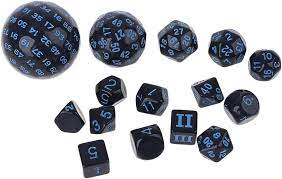
#> input picture Estudo-opencv/imagens/1.jpg, 282 x 179 px, found by its file name
$ python identificar.py   (older library calls are emulated)
#> lines starting #> are read from the running program, lines starting #| are printed output that depends on the picture; after the words box and inside, x2 and y2 are one past the last pixel; in counts of white or black regions, pixels touching at a corner belong together
import cv2
import mahotas
import numpy as np

imagem = cv2.imread("../1.jpg")
#> imagem is the input picture: shape (179, 282, 3); mean B, G, R 189, 183.1, 180.6

img = cv2.cvtColor(imagem, cv2.COLOR_BGR2GRAY)

# suavizar = cv2.blur(img,(35,35))
suavizar = cv2.blur(img,(3,3))
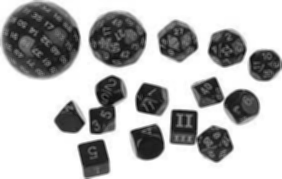
#> suavizar: shape (179, 282); min 13, max 255, mean 183

# (T, bin) = cv2.threshold(suavizar, 240, 255, cv2.THRESH_BINARY) # binarização com limiar
# T = mahotas.thresholding.rc(suavizar)
T = mahotas.thresholding.otsu(suavizar)
#> T = 158
bin = suavizar.copy()
bin[bin > T] = 255
bin[bin < 255] = 0
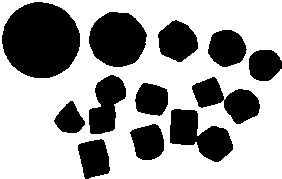
#> bin: shape (179, 282); 63.5% white; 12 black regions, largest, box (x1, y1, x2, y2) and area: (2, 2, 80, 78) 4629, (89, 12, 147, 67) 2457, (170, 109, 233, 162) 1873
bin = cv2.bitwise_not(bin)

bordas = cv2.Canny(bin,80,200)
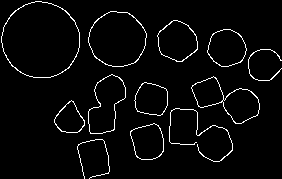
#> bordas: shape (179, 282); 3.6% white in thin lines or dots

contorno, lx = cv2.findContours(bordas.copy(),
                                cv2.RETR_EXTERNAL,
                                cv2.CHAIN_APPROX_SIMPLE)
#> contorno = 12 contours, 2 with area under 20; largest, box (x1, y1, x2, y2) and area: (1, 1, 80, 78) 4642, (88, 11, 147, 67) 2470, (191, 76, 260, 124) 1582, (88, 74, 126, 134) 1398, (157, 20, 198, 62) 1197; lx = [[1, -1, -1, -1], [2, 0, -1, -1], [3, 1, -1, -1], [4, 2, -1, -1], [5, 3, -1, -1], [6, 4, -1, -1], [7, 5, -1, -1], [8, 6, -1, -1], [9, 7, -1, -1], [10, 8, -1, -1], [11, 9, -1, -1], [-1, 10, -1, -1]]
# cv.findContours(	image, mode, method[, contours[, hierarchy[, offset]]]	) -> 	image, contours, hierarchy

def esc(img, texto, cor=(0,0,255)):
#> called with texto = 'cinza', cor = 0
    fonte = cv2.FONT_HERSHEY_COMPLEX
    cv2.putText(img, texto, (10,20), fonte, 0.5, cor, 0, cv2.LINE_AA)
#> img: shape (179, 282); min 0, max 255, mean 182.8

esc(img, "cinza", 0)
esc(suavizar, "blur", 0)
esc(bin, "otsu", 255)
#> call 3 of esc, with texto = 'otsu', cor = 255
#> in esc (call 3), `cv2.putText(img, texto, (10,20), fonte, 0.5, cor, 0, cv2.LINE_AA)`:
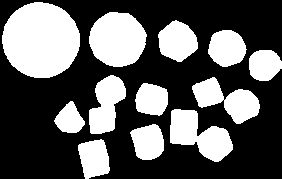
#> img: shape (179, 282); min 0, max 255, mean 93
esc(bordas, "canny", 255)

resultado = np.hstack([
    np.vstack([img, suavizar]),
    np.vstack([bin, bordas]),
])
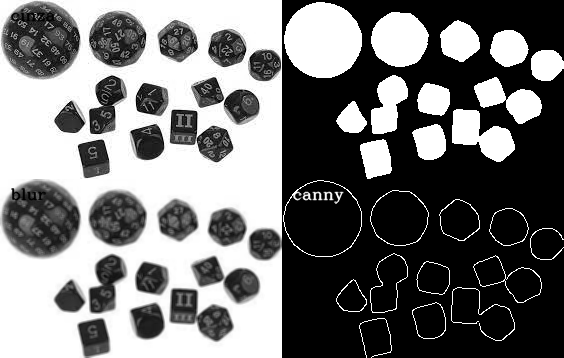
#> resultado: shape (358, 564); min 0, max 255, mean 117.2
cv2.imshow("Resultado: "+ str(len(contorno)), resultado)
cv2.waitKey(0)

imagemc = imagem.copy()
cv2.imshow("Original: ", imagem)

cv2.drawContours(imagemc, contorno, -1, (0,255,0), 2)
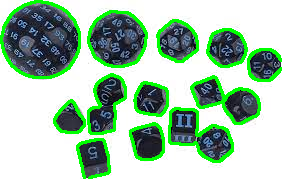
#> imagemc: shape (179, 282, 3); 12.1% of pixels changed, all inside (x1, y1, x2, y2) = (0, 0, 282, 179)
esc(imagemc, str(len(contorno)) + " objetos encontradas")
#> in esc (call 5), `cv2.putText(img, texto, (10,20), fonte, 0.5, cor, 0, cv2.LINE_AA)`:
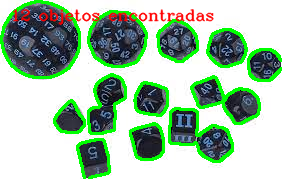
#> img: shape (179, 282, 3); mean B, G, R 166.4, 191.8, 162.7
cv2.imshow("Resultado: ", imagemc)

cv2.waitKey(0)
cv2.destroyAllWindows()

$ run again, with Estudo-opencv/imagens/dado.jpg copied over Estudo-opencv/imagens/1.jpg
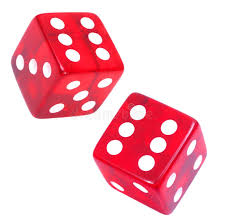
#> input picture Estudo-opencv/imagens/dado.jpg, 227 x 222 px, found by its file name
#> imagem is the input picture: shape (222, 227, 3); mean B, G, R 198.7, 189.7, 246.2
#> T = 179
#> `bordas = cv2.Canny(bin,80,200)`:
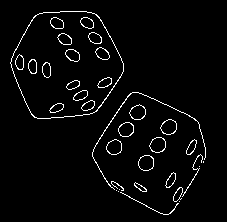
#> bordas: shape (222, 227); 3.4% white in thin lines or dots, all inside (x1, y1, x2, y2) = (10, 11, 206, 215)
#> contorno = 21 contours, 9 with area under 20; largest, box (x1, y1, x2, y2) and area: (10, 11, 124, 119) 9290, (149, 137, 166, 153) 188, (138, 155, 154, 171) 187, (160, 119, 177, 135) 184, (129, 104, 146, 120) 178; lx = 21 rows, first 6: [1, -1, -1, -1], [2, 0, -1, -1], [3, 1, -1, -1], [4, 2, -1, -1], [5, 3, -1, -1], [6, 4, -1, -1]
#> imagemc: shape (222, 227, 3); 8.18% of pixels changed, all inside (x1, y1, x2, y2) = (9, 10, 207, 216)
#> in esc (call 5), `cv2.putText(img, texto, (10,20), fonte, 0.5, cor, 0, cv2.LINE_AA)`:
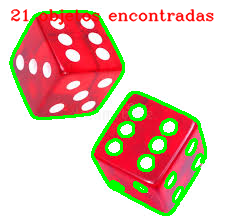
#> img: shape (222, 227, 3); mean B, G, R 181.9, 195.1, 227.2
